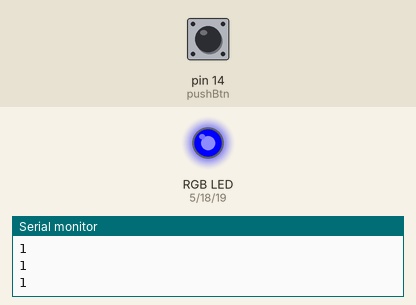
This sketch was run on a simulated Arduino Uno, built with avr-gcc and run on an emulated ATmega328P. Parts: an RGB LED mixed from three pins (HIGH = lit), the last lines printed to the serial monitor. The inputs (shaded band) are chosen by the test bench; at power-on: pin 14 (pushBtn) HIGH.

Above: at 1.2 s.
1.3 s: pin 14 (pushBtn) pulled LOW for 0.15 s
At 2.2 s:
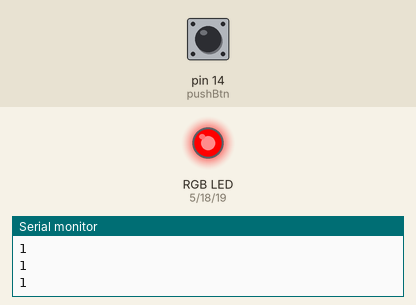
2.9 s: pin 14 (pushBtn) pulled LOW for 1 s
At 3.3 s:
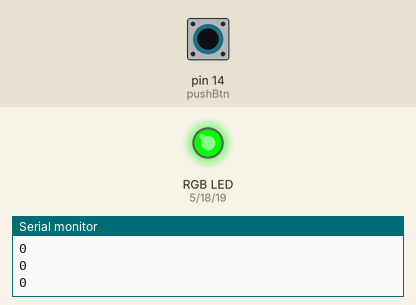
5.4 s: pin 14 (pushBtn) pulled LOW for 3.2 s
At 6.6 s:
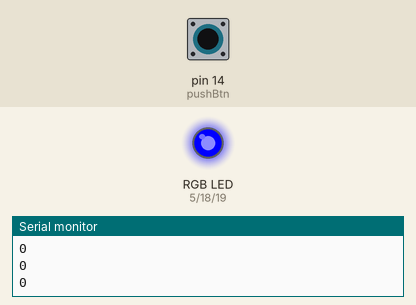
Timing chart, 0 to 8.4 s (numbered marks = the images above; inputs shaded):
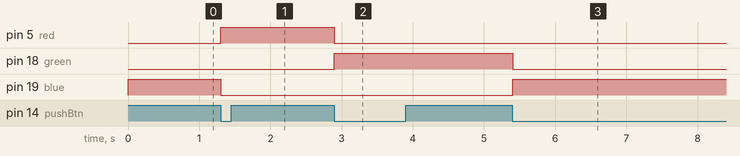

Measured:
- after the input at 1.3 s, pin 5 (red): LOW → HIGH at once; pin 19 (blue): HIGH → LOW at once
- after the input at 2.9 s, pin 5 (red): HIGH → LOW at once; pin 18 (green): LOW → HIGH at once
- after the input at 5.4 s, pin 18 (green): HIGH → LOW at once; pin 19 (blue): LOW → HIGH at once

The sketch:

Butt-Control-Rgb.ino
```cpp
//control rgb using button
//concept -> when we push button then it goes from 1 to 0 (bcoz we use INPUT_PULLUP). so when prevState=1 and currState = 0 then increase the count.
int pushBtn=14;
int red=5;
int green=18;
int blue=19;
void setup() {
Serial.begin(9600);
pinMode(red, OUTPUT);
pinMode(green, OUTPUT);
pinMode(blue, OUTPUT);
pinMode(pushBtn, INPUT_PULLUP);
}
int count=0;
int prev=1;

void loop() {
int curr=digitalRead(pushBtn);
Serial.println(curr);
if(prev==1 && curr==0){
  count++;
  if(count>3) count=1;

}
if(count==1){
   rGlow();
}
else if(count==2){
bGlow();
}
else{
  gGlow();
}
prev=curr;
delay(10);
}
void rGlow(){
digitalWrite(red, HIGH);
digitalWrite(green, LOW);
digitalWrite(blue, LOW);
}
void bGlow(){
digitalWrite(red, LOW);
digitalWrite(green, HIGH);
digitalWrite(blue, LOW);
}
void gGlow(){
digitalWrite(red, LOW);
digitalWrite(green, LOW);
digitalWrite(blue, HIGH);
}
```
